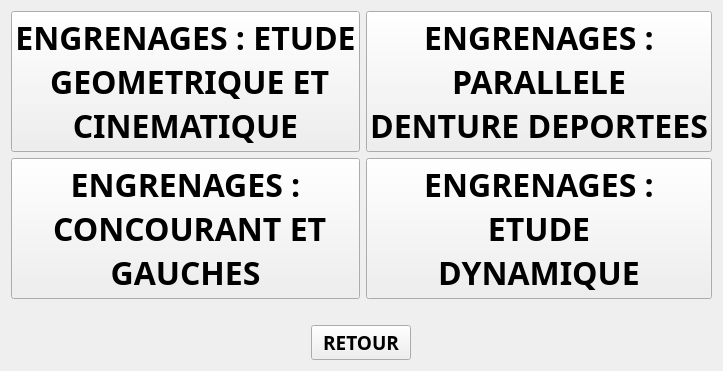
<?xml version="1.0" encoding="UTF-8"?>
<ui version="4.0">
 <class>different_type_engrenage</class>
 <widget class="QWidget" name="different_type_engrenage">
  <property name="geometry">
   <rect>
    <x>0</x>
    <y>0</y>
    <width>632</width>
    <height>290</height>
   </rect>
  </property>
  <property name="windowTitle">
   <string>fenetre_2</string>
  </property>
  <layout class="QGridLayout" name="gridLayout_2">
   <item row="0" column="0">
    <layout class="QVBoxLayout" name="verticalLayout">
     <item>
      <layout class="QGridLayout" name="gridLayout">
       <item row="0" column="0">
        <widget class="QPushButton" name="bouton_case1">
         <property name="font">
          <font>
           <family>Arial Black</family>
           <pointsize>24</pointsize>
           <weight>75</weight>
           <bold>true</bold>
          </font>
         </property>
         <property name="layoutDirection">
          <enum>Qt::LeftToRight</enum>
         </property>
         <property name="text">
          <string>ENGRENAGES : ETUDE 
 GEOMETRIQUE ET
CINEMATIQUE</string>
         </property>
        </widget>
       </item>
       <item row="0" column="1">
        <widget class="QPushButton" name="bouton_case2">
         <property name="font">
          <font>
           <family>Arial Black</family>
           <pointsize>24</pointsize>
           <weight>75</weight>
           <bold>true</bold>
          </font>
         </property>
         <property name="text">
          <string>ENGRENAGES : 
PARALLELE 
DENTURE DEPORTEES</string>
         </property>
        </widget>
       </item>
       <item row="1" column="0">
        <widget class="QPushButton" name="bouton_case3">
         <property name="font">
          <font>
           <family>Arial Black</family>
           <pointsize>24</pointsize>
           <weight>75</weight>
           <bold>true</bold>
          </font>
         </property>
         <property name="layoutDirection">
          <enum>Qt::LeftToRight</enum>
         </property>
         <property name="text">
          <string>ENGRENAGES : 
 CONCOURANT ET
GAUCHES</string>
         </property>
        </widget>
       </item>
       <item row="1" column="1">
        <widget class="QPushButton" name="bouton_case4">
         <property name="font">
          <font>
           <family>Arial Black</family>
           <pointsize>24</pointsize>
           <weight>75</weight>
           <bold>true</bold>
          </font>
         </property>
         <property name="text">
          <string>ENGRENAGES : 
ETUDE 
DYNAMIQUE</string>
         </property>
        </widget>
       </item>
      </layout>
     </item>
     <item>
      <spacer name="horizontalSpacer">
       <property name="orientation">
        <enum>Qt::Horizontal</enum>
       </property>
       <property name="sizeHint" stdset="0">
        <size>
         <width>40</width>
         <height>20</height>
        </size>
       </property>
      </spacer>
     </item>
     <item alignment="Qt::AlignHCenter">
      <widget class="QPushButton" name="bouton_retour_ch11">
       <property name="minimumSize">
        <size>
         <width>100</width>
         <height>0</height>
        </size>
       </property>
       <property name="maximumSize">
        <size>
         <width>100</width>
         <height>16777215</height>
        </size>
       </property>
       <property name="font">
        <font>
         <family>Arial Black</family>
         <pointsize>14</pointsize>
         <weight>75</weight>
         <bold>true</bold>
        </font>
       </property>
       <property name="text">
        <string>RETOUR</string>
       </property>
      </widget>
     </item>
    </layout>
   </item>
  </layout>
 </widget>
 <resources/>
 <connections/>
</ui>
